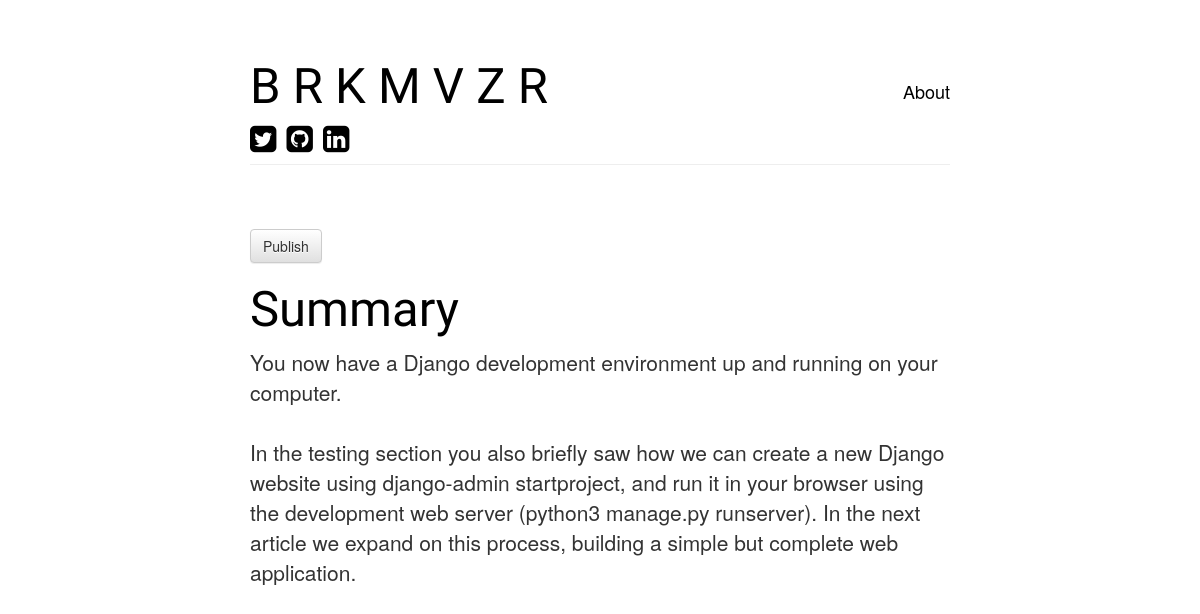
The app's page /post/4/ with its own data.
### blog/models.py (models this page shows, shortened)
class Post(models.Model):
    author = models.ForeignKey('auth.User', on_delete=models.CASCADE)
    title = models.CharField(max_length=200)
    text = models.TextField()
    created_date = models.DateTimeField(
                   default=timezone.now)
    published_date = models.DateTimeField(
                     blank=True, null=True)

### blog/views.py (the view)
# urls.py: path('post/<int:pk>/', views.post_detail, name='post_detail'),
def post_detail(request, pk):
    post = get_object_or_404(Post, pk=pk)
    return render(request, 'blog/post_detail.html', {'post': post})

### blog/templates/blog/post_detail.html (shortened to what this page needs)
{% extends 'blog/base.html' %}
{% block content %}
    <div class="post">
        {% if post.published_date %}
            <div class="date">
                {{ post.published_date }}
        {% else %}
            <a class="btn btn-default" href="{% url 'post_publish' pk=post.pk %}">Publish</a>
        {% endif %}
        <h1>{{ post.title }}</h1>
        <p class="post-summary">{{ post.text|linebreaksbr }}</p>
    </div>
{% endblock %}

### blog/static/css/blogtwo.css (style rules this page uses)
body { text-align: center; }
.post { margin-top: 8vh; }
h1 { color:black; font-family: 'Jua', sans-serif; font-size: 3.5em; }
a { color: black; }
.post-summary { font-size: 1.5em; }

### records on screen
Post: title "Summary", text "You now have a Django development environment up and running on your computer. In the testing section you also briefly saw how we can create a new Django website using django-admin startproject, and run it in your browser using the development web server (python3 manage.py runserver). In the next article we expand on this process, building a simple but complete web application."
